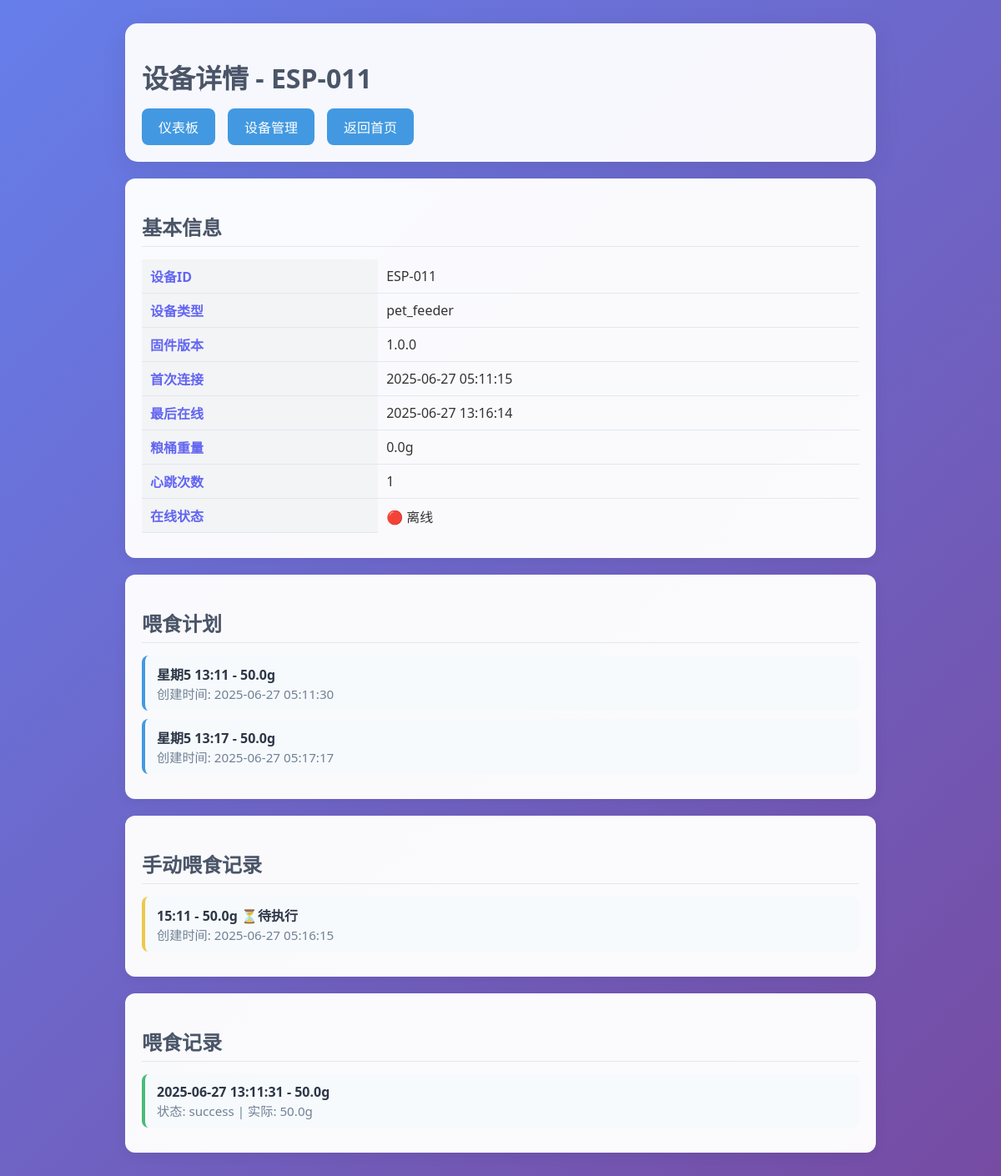
The app's page /admin/device/ESP-011 (signed in) with its own data.
### pet_feeder_server.py (models this page shows)
class Device(db.Model):
    __tablename__ = 'devices'
    id = db.Column(db.Integer, primary_key=True)
    device_id = db.Column(db.String(20), unique=True, nullable=False)
    password = db.Column(db.String(100), nullable=False)
    device_type = db.Column(db.String(50), default='pet_feeder')
    firmware_version = db.Column(db.String(20), default='1.0.0')
    protocol_version = db.Column(db.String(10), default='1.0')  # 新增：协议版本
    hardware_version = db.Column(db.String(10), default='1.0')  # 新增：硬件版本
    first_seen = db.Column(db.DateTime, default=datetime.utcnow)
    last_seen = db.Column(db.DateTime, default=datetime.utcnow)
    is_online = db.Column(db.Boolean, default=False)
    heartbeat_count = db.Column(db.Integer, default=0)
    grain_weight = db.Column(db.Float, default=0.0)  # 粮桶重量
    last_grain_update = db.Column(db.DateTime, default=datetime.utcnow)
    boot_count = db.Column(db.Integer, default=0)  # 新增：启动次数
    install_time = db.Column(db.DateTime, default=datetime.utcnow)  # 新增：安装时间

class FeedingPlan(db.Model):
    __tablename__ = 'feeding_plans'
    id = db.Column(db.Integer, primary_key=True)
    device_id = db.Column(db.String(20), db.ForeignKey('devices.device_id'), nullable=False)
    day_of_week = db.Column(db.Integer, nullable=False)  # 1-7 (周一到周日)
    hour = db.Column(db.Integer, nullable=False)  # 0-23
    minute = db.Column(db.Integer, nullable=False)  # 0-59
    feeding_amount = db.Column(db.Float, nullable=False)  # 喂食量(克)
    is_active = db.Column(db.Boolean, default=True)
    created_at = db.Column(db.DateTime, default=datetime.utcnow)
    is_confirmed = db.Column(db.Boolean, default=False)  # 新增：设备确认后为True
    is_pending_delete = db.Column(db.Boolean, default=False)  # 新增：标记为待删除

class ManualFeeding(db.Model):
    __tablename__ = 'manual_feedings'
    id = db.Column(db.Integer, primary_key=True)
    device_id = db.Column(db.String(20), db.ForeignKey('devices.device_id'), nullable=False)
    hour = db.Column(db.Integer, nullable=False)
    minute = db.Column(db.Integer, nullable=False)
    feeding_amount = db.Column(db.Float, nullable=False)
    is_confirmed = db.Column(db.Boolean, default=False)  # 新增：设备确认收到指令
    is_executed = db.Column(db.Boolean, default=False)   # 设备实际执行
    created_at = db.Column(db.DateTime, default=datetime.utcnow)
    executed_at = db.Column(db.DateTime, nullable=True)
    is_pending_delete = db.Column(db.Boolean, default=False)  # 新增：标记为待删除

class FeedingRecord(db.Model):
    __tablename__ = 'feeding_records'
    id = db.Column(db.Integer, primary_key=True)
    device_id = db.Column(db.String(20), db.ForeignKey('devices.device_id'), nullable=False)
    day_of_week = db.Column(db.Integer, nullable=False)
    hour = db.Column(db.Integer, nullable=False)
    minute = db.Column(db.Integer, nullable=False)
    feeding_amount = db.Column(db.Float, nullable=False)
    actual_amount = db.Column(db.Float, nullable=True)  # 实际喂食量
    status = db.Column(db.String(20), default='success')  # success, failed, partial
    created_at = db.Column(db.DateTime, default=datetime.utcnow)

### pet_feeder_server.py (the view)
    def decorated_function(*args, **kwargs):
        if 'admin_user' not in session:
            flash('需要管理员权限', 'error')
            return redirect(url_for('login'))
        return f(*args, **kwargs)

### pet_feeder_server.py (called while the page is built)
def admin_required(f):
    def decorated_function(*args, **kwargs):
        if 'admin_user' not in session:
            flash('需要管理员权限', 'error')
            return redirect(url_for('login'))
        return f(*args, **kwargs)
    decorated_function.__name__ = f.__name__
    return decorated_function

### templates/admin_device_detail.html (shortened to what this page needs)
<!DOCTYPE html>
<html lang="zh-CN">
<head>
</head>
<body>
    <div class="container">
        <div class="header">
            <h1>设备详情 - {{ device.device_id }}</h1>
            <div class="nav">
                <a href="{{ url_for('admin_dashboard') }}">仪表板</a>
                <a href="{{ url_for('admin_devices') }}">设备管理</a>
                <a href="{{ url_for('index') }}">返回首页</a>
            </div>
        </div>
        <div class="section">
            <h2>基本信息</h2>
            <table class="info-table">
                <tr><th>设备ID</th><td>{{ device.device_id }}</td></tr>
                <tr><th>设备类型</th><td>{{ device.device_type }}</td></tr>
                <tr><th>固件版本</th><td>{{ device.firmware_version }}</td></tr>
                <tr><th>首次连接</th><td>{{ device.first_seen.strftime('%Y-%m-%d %H:%M:%S') if device.first_seen else '未知' }}</td></tr>
                <tr><th>最后在线</th><td>{{ device.last_seen_local.strftime('%Y-%m-%d %H:%M:%S') if device.last_seen_local else '未知' }}</td></tr>
                <tr><th>粮桶重量</th><td>{{ device.grain_weight }}g</td></tr>
                <tr><th>心跳次数</th><td>{{ device.heartbeat_count }}</td></tr>
                <tr><th>在线状态</th><td>{% if device.is_online %}🟢 在线{% else %}🔴 离线{% endif %}</td></tr>
            </table>
        </div>
        <div class="section">
            <h2>喂食计划</h2>
            <div class="plan-list">
                {% for plan in feeding_plans %}
                <div class="plan-item">
                    <div class="item-title">星期{{ plan.day_of_week }} {{ '%02d'|format(plan.hour) }}:{{ '%02d'|format(plan.minute) }} - {{ plan.feeding_amount }}g</div>
                    <div class="item-info">创建时间: {{ plan.created_at.strftime('%Y-%m-%d %H:%M:%S') }}</div>
                </div>
                {% else %}
                <div class="item-info">暂无喂食计划</div>
                {% endfor %}
            </div>
        </div>
        <div class="section">
            <h2>手动喂食记录</h2>
            <div class="manual-list">
                {% for m in manual_feedings %}
                <div class="manual-item">
                    <div class="item-title">{{ '%02d'|format(m.hour) }}:{{ '%02d'|format(m.minute) }} - {{ m.feeding_amount }}g {% if m.is_executed %}✅已执行{% elif m.is_confirmed %}⏳待执行{% else %}⌛待确认{% endif %}</div>
                    <div class="item-info">创建时间: {{ m.created_at.strftime('%Y-%m-%d %H:%M:%S') }}{% if m.executed_at_local %}，执行时间: {{ m.executed_at_local.strftime('%Y-%m-%d %H:%M:%S') }}{% endif %}</div>
                </div>
                {% else %}
                <div class="item-info">暂无手动喂食记录</div>
                {% endfor %}
            </div>
        </div>
        <div class="section">
            <h2>喂食记录</h2>
            <div class="record-list">
                {% for r in feeding_records %}
                <div class="record-item">
                    <div class="item-title">{{ r.created_at_local.strftime('%Y-%m-%d %H:%M:%S') }} - {{ r.feeding_amount }}g</div>
                    <div class="item-info">状态: {{ r.status }} | 实际: {{ r.actual_amount or r.feeding_amount }}g</div>
                </div>
                {% else %}
                <div class="item-info">暂无喂食记录</div>
                {% endfor %}
            </div>
        </div>
    </div>
</body>
</html>

### templates/admin_device_detail.html (style rules this page uses)
body { font-family: 'Segoe UI', Tahoma, Geneva, Verdana, sans-serif; background: linear-gradient(135deg, #667eea 0%, #764ba2 100%); min-height: 100vh; color: #333; }
.container { max-width: 900px; margin: 0 auto; padding: 20px; }
.header { background: rgba(255,255,255,0.95); border-radius: 15px; padding: 20px; margin-bottom: 20px; box-shadow: 0 8px 32px rgba(0,0,0,0.08); }
.header h1 { color: #4a5568; margin-bottom: 10px; }
.nav { display: flex; gap: 15px; margin-top: 15px; }
.nav a { background: #4299e1; color: white; padding: 10px 20px; text-decoration: none; border-radius: 8px; transition: all 0.3s ease; }
.section { background: rgba(255,255,255,0.97); border-radius: 12px; padding: 20px; margin-bottom: 20px; box-shadow: 0 4px 16px rgba(0,0,0,0.06); }
.section h2 { color: #4a5568; margin-bottom: 15px; border-bottom: 1px solid #e2e8f0; padding-bottom: 6px; }
.info-table { width: 100%; border-collapse: collapse; margin-bottom: 10px; }
.info-table th, .info-table td { padding: 8px 10px; border-bottom: 1px solid #e2e8f0; text-align: left; }
.info-table th { color: #6366f1; background: #f3f4f6; }
.info-table tr:last-child td { border-bottom: none; }
.record-list, .plan-list, .manual-list { max-height: 250px; overflow-y: auto; }
.record-item, .plan-item, .manual-item { background: #f7fafc; border-radius: 8px; padding: 10px 14px; margin-bottom: 10px; border-left: 4px solid #4299e1; }
.record-item { border-left-color: #48bb78; }
.manual-item { border-left-color: #ecc94b; }
.plan-item { border-left-color: #4299e1; }
.item-title { font-weight: bold; color: #2d3748; }
.item-info { color: #718096; font-size: 0.95em; }

### records on screen
Device: device_id "ESP-011", device_type "pet_feeder", firmware_version "1.0.0", first_seen "2025-06-27 05:11:15", grain_weight "0.0", heartbeat_count "1"
FeedingPlan: day_of_week "5", hour "13", minute "11", feeding_amount "50.0", created_at "2025-06-27 05:11:30"
FeedingPlan: day_of_week "5", hour "13", minute "17", feeding_amount "50.0", created_at "2025-06-27 05:17:17"
ManualFeeding: hour "15", minute "11", feeding_amount "50.0", is_executed "⏳待执行", created_at "2025-06-27 05:16:15"
FeedingRecord: created_at_local "2025-06-27 13:11:31", feeding_amount "50.0", status "success", actual_amount "50.0"
